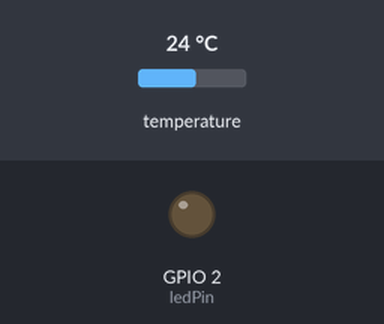
Bench run of a sketch on a simulated ESP32. Parts: output pins drawn as LEDs (lit = HIGH). Inputs (shaded band) come from the test bench; at power-on: temperature 24 °C. What the sketch prints to the serial monitor is not drawn.

Above: at 3.3 s.
3.4 s: temperature set to 39.4 °C
5.9 s: temperature set to 40.6 °C
At 6.5 s:
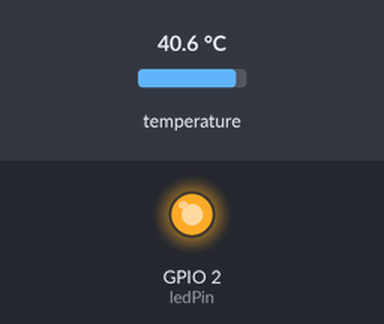
8.4 s: temperature set to 12 °C
At 10.2 s:
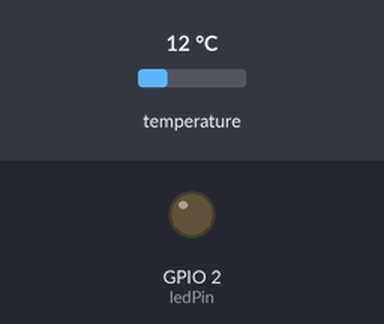
11.1 s: temperature set to 41 °C
At 12.7 s:
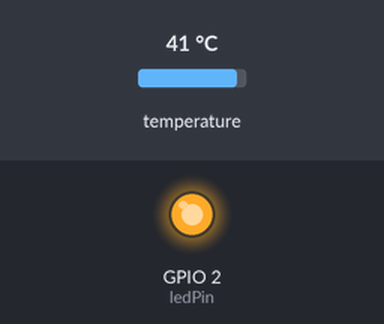
Timing chart, 0 to 14.2 s (numbered marks = the images above; inputs shaded):
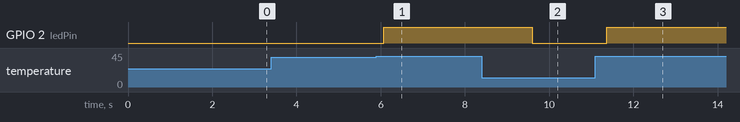

Measured:
- the behaviour switches between 40 and 40.1 °C on temperature (found by bisection; images 0 and 1)
- after the input at 3.4 s, every drawn part: stays the same
- after the input at 5.9 s, GPIO 2 (ledPin): LOW → HIGH after 0.17 s
- after the input at 8.4 s, GPIO 2 (ledPin): HIGH → LOW after 1.2 s
- after the input at 11.1 s, GPIO 2 (ledPin): LOW → HIGH after 0.27 s

The sketch:

thermo.ino
```cpp
// পানির তাপমাত্রা মাপো (DS18B20) — ESP32 বোর্ড
// প্রোবের লাল তার (VDD) যাবে 3V3-এ, কালো (GND) যাবে GND-তে, হলুদ (DQ) যাবে D4-এ।
// DQ থেকে VDD-তে একটা 4.7 kΩ রেজিস্টর লাগাও (পুল-আপ): এটা ছাড়া প্রোব কথা বলতে পারে না।
// একই D4 তারে একাধিক প্রোব বসানো যায়: প্রোগ্রাম সবগুলো খুঁজে নেয়।
// LED রেজিস্টর হয়ে D2-তে থাকবে: খুব গরম হলে জ্বলবে।

#include <OneWire.h>
#include <DallasTemperature.h>

OneWire bus(4);                    // 1-Wire বাস D4-এ
DallasTemperature probes(&bus);    // DS18B20-এর লাইব্রেরি
const int ledPin = 2;
const float hotLimit = 40;         // এর বেশি তাপমাত্রা হলে LED জ্বলবে

void setup() {
  pinMode(ledPin, OUTPUT);
  Serial.begin(115200);
  probes.begin();                  // বাসে কয়টা প্রোব আছে খোঁজে
  Serial.print("প্রোব পাওয়া গেছে: ");
  Serial.println(probes.getDeviceCount());
}

void loop() {
  probes.requestTemperatures();    // সব প্রোবকে একসাথে মাপতে বলো (প্রায় ০.৭৫ সেকেন্ড)
  bool hot = false;
  for (int i = 0; i < probes.getDeviceCount(); i++) {
    float celsius = probes.getTempCByIndex(i);
    if (celsius > hotLimit) hot = true;
    Serial.print("প্রোব ");
    Serial.print(i + 1);
    Serial.print(": ");
    Serial.print(celsius, 2);
    Serial.println(" °C");
  }
  digitalWrite(ledPin, hot ? HIGH : LOW);
  delay(1000);
}
```
